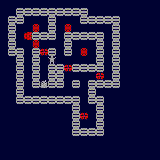

This game map was drawn from its Tiled (.tmx) file and the tilesets committed beside it. A one-line description and the full map source follow:
An orthogonal 20x20 tile map with 8x8 px tiles, 1 tile layer (tilelayer1).

<map version="1.10" tiledversion="1.11.2" orientation="orthogonal" renderorder="right-down" width="20" height="20" tilewidth="8" tileheight="8" infinite="0" backgroundcolor="#000030" nextlayerid="2" nextobjectid="1">
 <tileset firstgid="1" source="lad-tiles.tsx" />
 <layer id="1" name="tilelayer1" width="20" height="20">
  <data encoding="csv">
0,0,0,0,0,0,0,0,0,0,0,0,0,0,0,0,0,0,0,0,
0,0,1,1,1,1,1,1,1,1,1,0,0,0,0,0,0,0,0,0,
0,1,1,0,0,0,1,0,0,0,1,1,1,1,1,0,0,0,0,0,
0,1,0,0,3,0,1,0,3,0,0,0,0,0,1,0,0,0,0,0,
0,1,0,6,1,1,1,0,1,1,1,1,1,0,1,0,0,0,0,0,
0,1,0,0,3,0,0,0,1,0,0,0,1,0,1,0,0,0,0,0,
0,1,1,0,1,2,1,0,1,0,3,0,1,0,1,0,0,0,0,0,
0,0,1,0,1,0,8,0,0,0,0,0,1,0,1,0,0,0,0,0,
0,0,1,0,1,0,1,1,2,1,1,1,1,0,1,0,0,0,0,0,
0,0,1,0,1,0,1,1,0,0,0,0,2,0,1,0,0,0,0,0,
0,0,1,0,1,9,1,1,0,1,0,1,1,1,1,0,0,0,0,0,
0,0,1,0,0,0,0,0,0,0,0,1,0,0,0,0,0,0,0,0,
0,0,1,1,1,1,1,1,1,1,0,1,1,0,0,0,0,0,0,0,
0,0,0,0,0,0,0,0,0,1,0,0,1,0,0,0,0,0,0,0,
0,0,0,0,0,0,0,0,0,1,2,0,1,0,0,0,0,0,0,0,
0,0,0,0,0,0,0,0,0,1,0,0,1,0,0,0,0,0,0,0,
0,0,0,0,0,0,0,0,0,1,1,1,1,0,0,0,0,0,0,0,
0,0,0,0,0,0,0,0,0,0,0,0,0,0,0,0,0,0,0,0,
0,0,0,0,0,0,0,0,0,0,0,0,0,0,0,0,0,0,0,0,
0,0,0,0,0,0,0,0,0,0,0,0,0,0,0,0,0,0,0,0
</data>
 </layer>
</map>